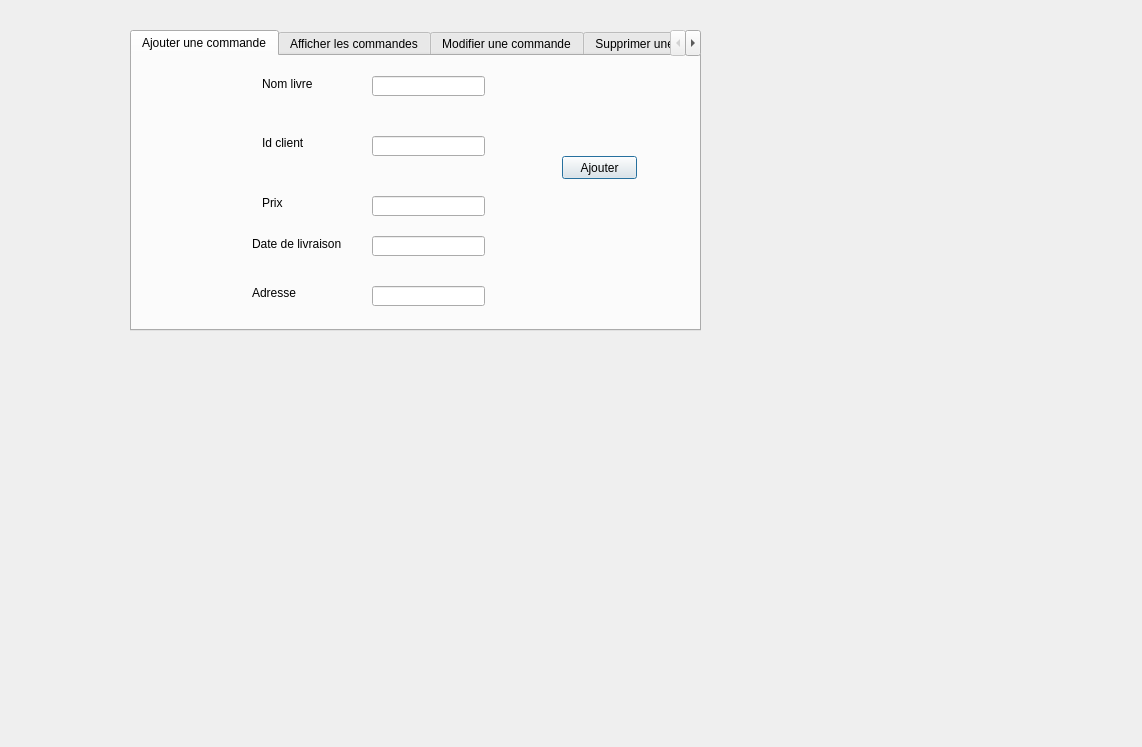
<?xml version="1.0" encoding="UTF-8"?>
<ui version="4.0">
 <class>interfacecommande</class>
 <widget class="QDialog" name="interfacecommande">
  <property name="geometry">
   <rect>
    <x>0</x>
    <y>0</y>
    <width>1142</width>
    <height>747</height>
   </rect>
  </property>
  <property name="windowTitle">
   <string>Dialog</string>
  </property>
  <widget class="QTabWidget" name="tabWidget_2">
   <property name="geometry">
    <rect>
     <x>130</x>
     <y>30</y>
     <width>571</width>
     <height>301</height>
    </rect>
   </property>
   <property name="currentIndex">
    <number>0</number>
   </property>
   <widget class="QWidget" name="tab_4">
    <attribute name="title">
     <string>Ajouter une commande</string>
    </attribute>
    <widget class="QLabel" name="label_8">
     <property name="geometry">
      <rect>
       <x>130</x>
       <y>20</y>
       <width>101</width>
       <height>16</height>
      </rect>
     </property>
     <property name="text">
      <string>Nom livre</string>
     </property>
    </widget>
    <widget class="QLabel" name="label_9">
     <property name="geometry">
      <rect>
       <x>130</x>
       <y>80</y>
       <width>47</width>
       <height>13</height>
      </rect>
     </property>
     <property name="text">
      <string>Id client</string>
     </property>
    </widget>
    <widget class="QLabel" name="label_10">
     <property name="geometry">
      <rect>
       <x>130</x>
       <y>140</y>
       <width>47</width>
       <height>13</height>
      </rect>
     </property>
     <property name="text">
      <string>Prix</string>
     </property>
    </widget>
    <widget class="QLineEdit" name="lineEdit_id_4">
     <property name="geometry">
      <rect>
       <x>240</x>
       <y>20</y>
       <width>113</width>
       <height>20</height>
      </rect>
     </property>
    </widget>
    <widget class="QLineEdit" name="lineEdit_idclient">
     <property name="geometry">
      <rect>
       <x>240</x>
       <y>80</y>
       <width>113</width>
       <height>20</height>
      </rect>
     </property>
    </widget>
    <widget class="QLineEdit" name="lineEdit_prix">
     <property name="geometry">
      <rect>
       <x>240</x>
       <y>140</y>
       <width>113</width>
       <height>20</height>
      </rect>
     </property>
    </widget>
    <widget class="QPushButton" name="pb_ajouter_3">
     <property name="geometry">
      <rect>
       <x>430</x>
       <y>100</y>
       <width>75</width>
       <height>23</height>
      </rect>
     </property>
     <property name="text">
      <string>Ajouter</string>
     </property>
    </widget>
    <widget class="QLabel" name="label_15">
     <property name="geometry">
      <rect>
       <x>120</x>
       <y>230</y>
       <width>47</width>
       <height>13</height>
      </rect>
     </property>
     <property name="text">
      <string>Adresse</string>
     </property>
    </widget>
    <widget class="QLabel" name="label_16">
     <property name="geometry">
      <rect>
       <x>120</x>
       <y>180</y>
       <width>101</width>
       <height>16</height>
      </rect>
     </property>
     <property name="text">
      <string>Date de livraison</string>
     </property>
    </widget>
    <widget class="QLineEdit" name="lineEdit_ddl">
     <property name="geometry">
      <rect>
       <x>240</x>
       <y>180</y>
       <width>113</width>
       <height>20</height>
      </rect>
     </property>
    </widget>
    <widget class="QLineEdit" name="lineEdit_adresse">
     <property name="geometry">
      <rect>
       <x>240</x>
       <y>230</y>
       <width>113</width>
       <height>20</height>
      </rect>
     </property>
    </widget>
   </widget>
   <widget class="QWidget" name="tab_5">
    <attribute name="title">
     <string>Afficher les commandes</string>
    </attribute>
    <widget class="QTableView" name="tabcommandes">
     <property name="geometry">
      <rect>
       <x>0</x>
       <y>0</y>
       <width>571</width>
       <height>291</height>
      </rect>
     </property>
    </widget>
   </widget>
   <widget class="QWidget" name="tab_8">
    <attribute name="title">
     <string>Modifier une commande</string>
    </attribute>
    <widget class="QPushButton" name="pb_ajouter_4">
     <property name="geometry">
      <rect>
       <x>380</x>
       <y>120</y>
       <width>75</width>
       <height>23</height>
      </rect>
     </property>
     <property name="text">
      <string>Modifier</string>
     </property>
    </widget>
    <widget class="QLabel" name="label_17">
     <property name="geometry">
      <rect>
       <x>100</x>
       <y>180</y>
       <width>101</width>
       <height>16</height>
      </rect>
     </property>
     <property name="text">
      <string>Date de livraison</string>
     </property>
    </widget>
    <widget class="QLineEdit" name="lineEdit_nom_4">
     <property name="geometry">
      <rect>
       <x>220</x>
       <y>80</y>
       <width>113</width>
       <height>20</height>
      </rect>
     </property>
    </widget>
    <widget class="QLabel" name="label_18">
     <property name="geometry">
      <rect>
       <x>100</x>
       <y>230</y>
       <width>47</width>
       <height>13</height>
      </rect>
     </property>
     <property name="text">
      <string>Adresse</string>
     </property>
    </widget>
    <widget class="QLineEdit" name="lineEdit_prenom_7">
     <property name="geometry">
      <rect>
       <x>220</x>
       <y>230</y>
       <width>113</width>
       <height>20</height>
      </rect>
     </property>
    </widget>
    <widget class="QLineEdit" name="lineEdit_id_6">
     <property name="geometry">
      <rect>
       <x>220</x>
       <y>20</y>
       <width>113</width>
       <height>20</height>
      </rect>
     </property>
    </widget>
    <widget class="QLabel" name="label_12">
     <property name="geometry">
      <rect>
       <x>110</x>
       <y>20</y>
       <width>101</width>
       <height>16</height>
      </rect>
     </property>
     <property name="text">
      <string>Nom livre</string>
     </property>
    </widget>
    <widget class="QLabel" name="label_13">
     <property name="geometry">
      <rect>
       <x>110</x>
       <y>80</y>
       <width>47</width>
       <height>13</height>
      </rect>
     </property>
     <property name="text">
      <string>Id client</string>
     </property>
    </widget>
    <widget class="QLabel" name="label_14">
     <property name="geometry">
      <rect>
       <x>110</x>
       <y>140</y>
       <width>47</width>
       <height>13</height>
      </rect>
     </property>
     <property name="text">
      <string>Prix</string>
     </property>
    </widget>
    <widget class="QLineEdit" name="lineEdit_prenom_4">
     <property name="geometry">
      <rect>
       <x>220</x>
       <y>140</y>
       <width>113</width>
       <height>20</height>
      </rect>
     </property>
    </widget>
    <widget class="QLineEdit" name="lineEdit_prenom_8">
     <property name="geometry">
      <rect>
       <x>220</x>
       <y>180</y>
       <width>113</width>
       <height>20</height>
      </rect>
     </property>
    </widget>
   </widget>
   <widget class="QWidget" name="tab_7">
    <attribute name="title">
     <string>Supprimer une commande</string>
    </attribute>
    <widget class="QLineEdit" name="lineEdit_id_5">
     <property name="geometry">
      <rect>
       <x>300</x>
       <y>90</y>
       <width>113</width>
       <height>20</height>
      </rect>
     </property>
    </widget>
    <widget class="QLabel" name="label_11">
     <property name="geometry">
      <rect>
       <x>180</x>
       <y>90</y>
       <width>61</width>
       <height>16</height>
      </rect>
     </property>
     <property name="text">
      <string>Identifiant</string>
     </property>
    </widget>
    <widget class="QPushButton" name="pb_supprimer_2">
     <property name="geometry">
      <rect>
       <x>240</x>
       <y>190</y>
       <width>75</width>
       <height>23</height>
      </rect>
     </property>
     <property name="text">
      <string>Supprimer</string>
     </property>
    </widget>
   </widget>
  </widget>
 </widget>
 <resources/>
 <connections/>
</ui>
